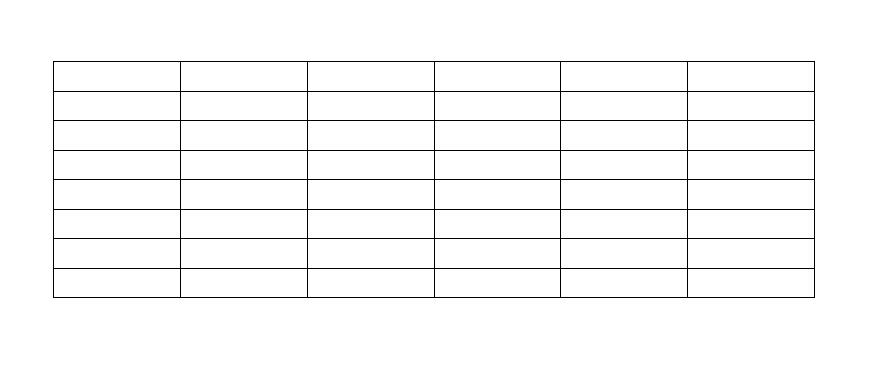
#> input picture test.jpg, 873 x 369 px
$ python get_box.py --input test.jpg   (older library calls are emulated)
#> lines starting #> are read from the running program, lines starting #| are printed output that depends on the picture; after the words box and inside, x2 and y2 are one past the last pixel; in counts of white or black regions, pixels touching at a corner belong together
import cv2
import numpy as np
import argparse

parser = argparse.ArgumentParser()
parser.add_argument("-i", '--input', type=str, help="Path to the input image")
args = vars(parser.parse_args())
img_path = args["input"]


def func_norm(path):

#> called with path = 'test.jpg'
    boxes = []

    img = cv2.imread(path)
#> img is the input picture: shape (369, 873, 3); min 0, max 255, mean 248.2
    height, width = img.shape[0], img.shape[1]
#> height = 369; width = 873
    gray = cv2.cvtColor(img, cv2.COLOR_BGR2GRAY)
    gray = cv2.equalizeHist(gray)
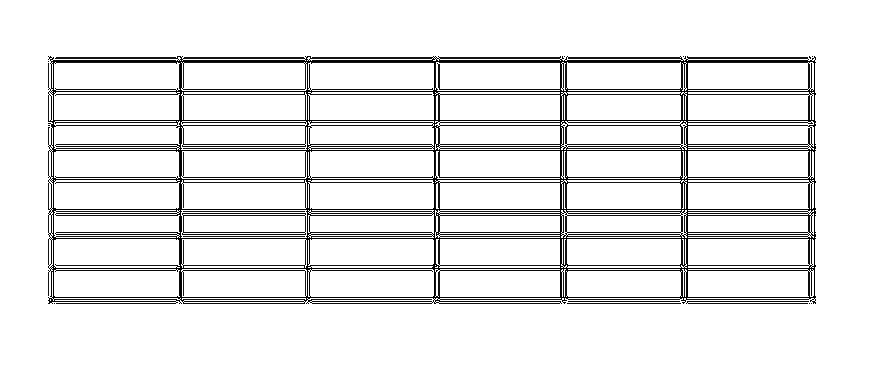
#> gray: shape (369, 873); min 0, max 255, mean 231.5
    ret, binary = cv2.threshold(gray, 220, 255, cv2.THRESH_BINARY)
#> binary: shape (369, 873); 90.5% white; black in thin lines or dots, all inside (x1, y1, x2, y2) = (48, 56, 816, 304)
    kernel = np.ones((3, 3), np.uint8)
    erosion = cv2.erode(binary, kernel, iterations=3)
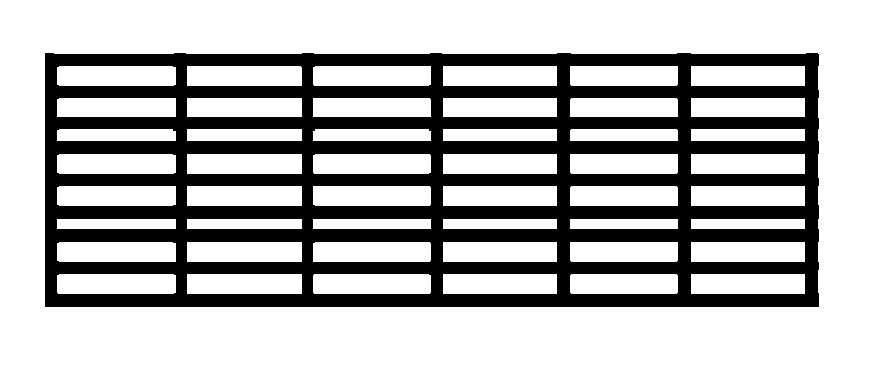
#> erosion: shape (369, 873); 69.3% white; 1 black region, box (x1, y1, x2, y2) and area: (45, 53, 819, 307) 98846
    dilation = cv2.dilate(erosion, kernel, iterations=2)
#> dilation: shape (369, 873); 78.7% white; 1 black region, box (x1, y1, x2, y2) and area: (47, 55, 817, 305) 68526
    binary = cv2.medianBlur(dilation, 5)
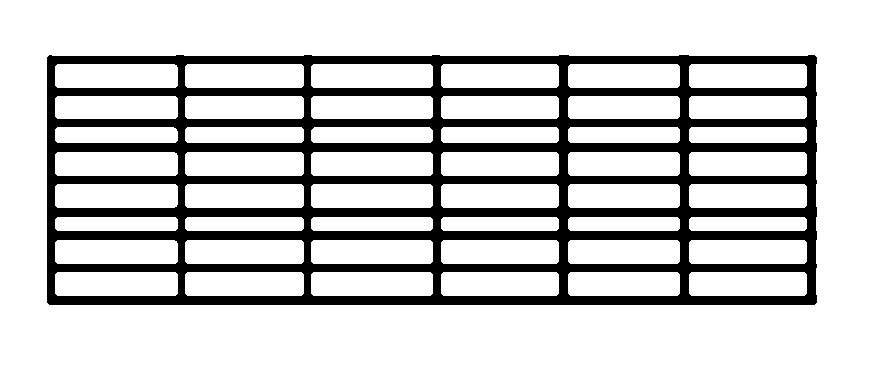
#> binary: shape (369, 873); 78.6% white; 1 black region, box (x1, y1, x2, y2) and area: (47, 55, 817, 305) 69011
    for h in range(height):
        for w in range(width):
            if binary[h][w]:
                binary[h][w] = 0
            else:
                binary[h][w] = 255
    canny = cv2.Canny(binary, 50, 150)
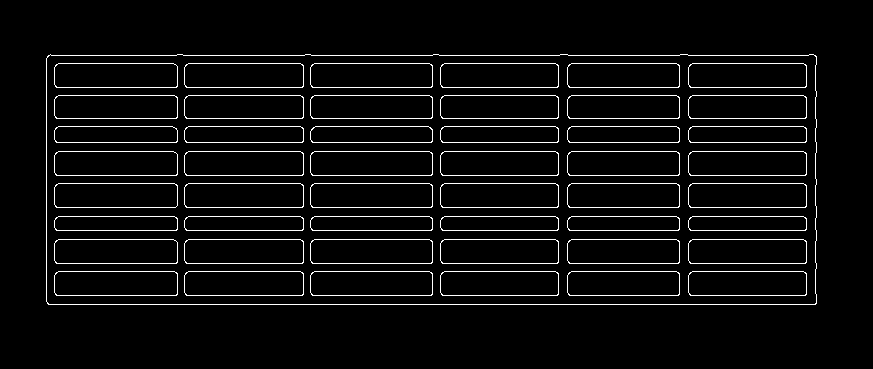
#> canny: shape (369, 873); 4.8% white in thin lines or dots, all inside (x1, y1, x2, y2) = (46, 54, 817, 305)
    _, contours, hierarchy = cv2.findContours(canny, cv2.RETR_TREE, cv2.CHAIN_APPROX_SIMPLE)
#> contours = 98 contours; largest, box (x1, y1, x2, y2) and area: (46, 54, 817, 305) 191595, (46, 54, 817, 305) 191589, (54, 271, 178, 296) 2939, (54, 183, 178, 208) 2938, (54, 239, 178, 264) 2936
    for c in contours:
        x, y, w, h = cv2.boundingRect(c)
        if height * width / 400 < w * h < height * width / 3:
            boxes.append([x, y, h, w])
#> this loop made 98 passes
#> (x, y, w, h) on passes 1 to 12: (46, 54, 771, 251), (46, 54, 771, 251), (688, 271, 119, 25), (688, 271, 119, 25), (567, 271, 113, 25), (567, 271, 113, 25), (440, 271, 119, 25), (440, 271, 119, 25), (310, 271, 123, 25), (310, 271, 123, 25), (184, 271, 120, 25), (184, 271, 120, 25)
#> after the loop, boxes = 96 items, first 6: [688, 271, 25, 119], [688, 271, 25, 119], [567, 271, 25, 113], [567, 271, 25, 113], [440, 271, 25, 119], [440, 271, 25, 119]
    return boxes


def func_sp(path):

    boxes = []

    img = cv2.imread(path)
    height, width = img.shape[0], img.shape[1]
    gray = cv2.cvtColor(img, cv2.COLOR_BGR2GRAY)
    a = 200
    for h in range(height):
        for w in range(width):
            gray[h][w] = 255 - (255 - gray[h][w]) * a
            if gray[h][w] < 0:
                gray[h][w] = 0
    gray = np.round(gray).astype(np.uint8)
    ret, binary = cv2.threshold(gray, 220, 255, cv2.THRESH_BINARY)
    kernel = np.ones((3, 3), np.uint8)
    erosion = cv2.erode(binary, kernel, iterations=3)
    dilation = cv2.dilate(erosion, kernel, iterations=2)
    binary = cv2.medianBlur(dilation, 5)
    for h in range(height):
        for w in range(width):
            if binary[h][w]:
                binary[h][w] = 0
            else:
                binary[h][w] = 255
    canny = cv2.Canny(binary, 50, 150)
    _, contours, hierarchy = cv2.findContours(canny, cv2.RETR_TREE, cv2.CHAIN_APPROX_SIMPLE)
    for c in contours:
        x, y, w, h = cv2.boundingRect(c)
        if height * width / 400 < w * h < height * width / 3:
            boxes.append([x, y, h, w])
    return boxes


def detect(path):

    boxes = func_norm(path)
    img = cv2.imread(path)

    if boxes.__len__() < 4:

        boxes = func_sp(path)

    print(boxes)
#> (printed output is left out)
    for x, y, h, w in boxes:
        img = cv2.rectangle(img, (x, y), (x + w, y + h), (0, 255, 0), 1)
#> this loop made 96 passes
#> (x, y, h, w) on passes 1 to 12: (688, 271, 25, 119), (688, 271, 25, 119), (567, 271, 25, 113), (567, 271, 25, 113), (440, 271, 25, 119), (440, 271, 25, 119), (310, 271, 25, 123), (310, 271, 25, 123), (184, 271, 25, 120), (184, 271, 25, 120), (54, 271, 25, 124), (54, 271, 25, 124)
#> pass 1, in detect, `img = cv2.rectangle(img, (x, y), (x + w, y + h), (0, 255, 0), 1)`:
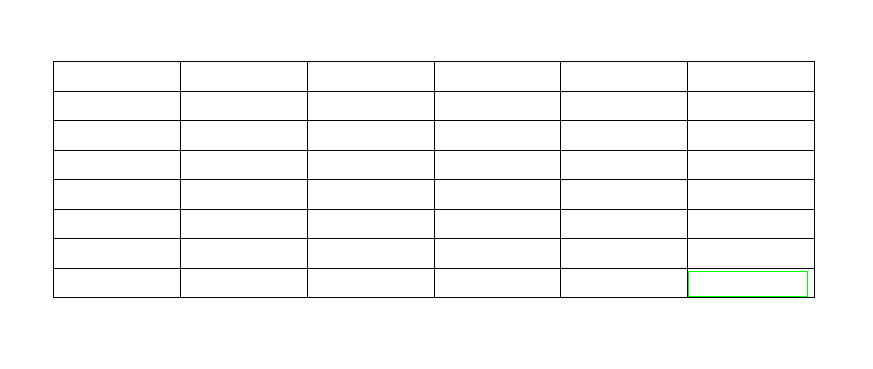
#> img: shape (369, 873, 3); 0.09% of pixels changed, all inside (x1, y1, x2, y2) = (688, 271, 808, 297)
#> pass 3, in detect, `img = cv2.rectangle(img, (x, y), (x + w, y + h), (0, 255, 0), 1)`:
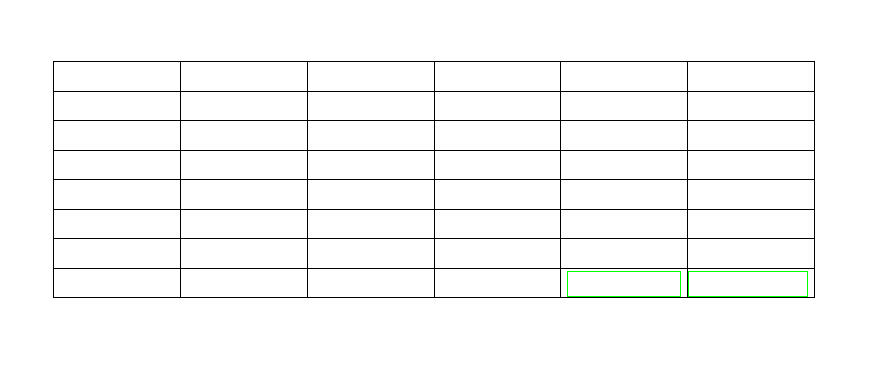
#> img: shape (369, 873, 3); 0.09% of pixels changed, all inside (x1, y1, x2, y2) = (567, 271, 681, 297)
#> after the loop:
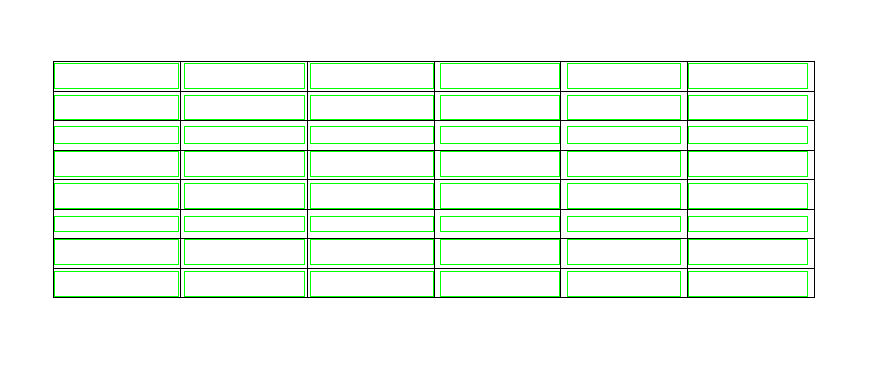
#> img: shape (369, 873, 3); 4.07% of pixels changed, all inside (x1, y1, x2, y2) = (54, 63, 808, 297)
    cv2.imshow("result", img)
    cv2.waitKey(0)


if __name__ == "__main__":

    detect(img_path)
